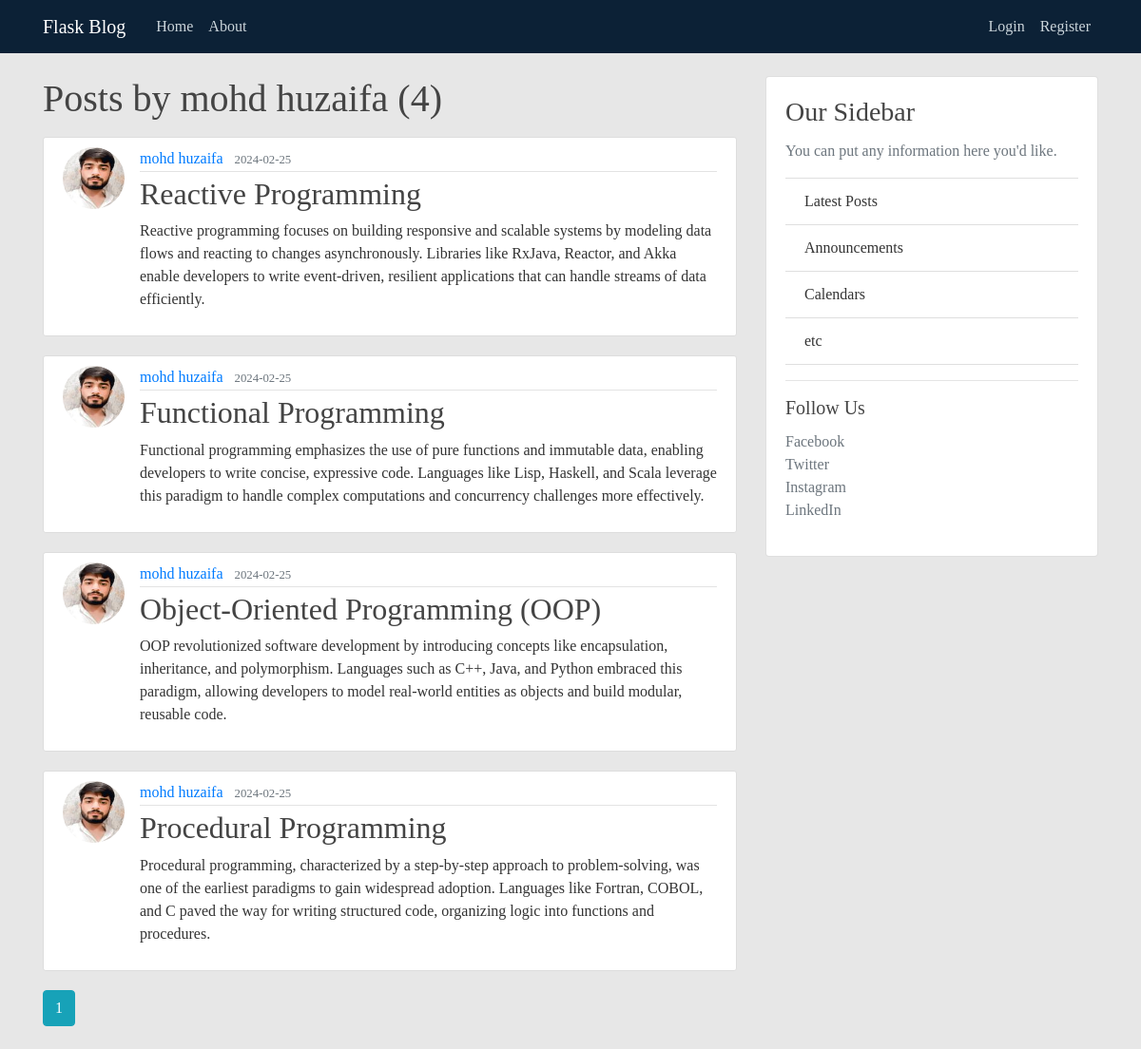
Screenshot of /user/mohd huzaifa with the database file from the repository.
### flaskblog/models.py (models this page shows, shortened)
class User(db.Model, UserMixin):
    id = db.Column(db.Integer, primary_key=True)
    username = db.Column(db.String(20), unique=True, nullable=False)
    email = db.Column(db.String(120), unique=True, nullable=False)
    image_file = db.Column(db.String(20), nullable=False, default='default.jpg')
    password = db.Column(db.String(60), nullable=False)
    posts = db.relationship('Post', backref='author', lazy=True)

class Post(db.Model):
    id = db.Column(db.Integer, primary_key=True)
    title = db.Column(db.String(100), nullable=False)
    date_posted = db.Column(db.DateTime, nullable=False, default=datetime.utcnow)
    content = db.Column(db.Text, nullable=False)
    user_id = db.Column(db.Integer, db.ForeignKey('user.id'), nullable=False)

### flaskblog/users/routes.py (the view)
@users.route("/user/<string:username>")
def user_posts(username):
    page = request.args.get('page', 1, type=int)
    user = User.query.filter_by(username=username).first_or_404()
    posts = Post.query.filter_by(author=user)\
        .order_by(Post.date_posted.desc())\
        .paginate(page=page, per_page=5)
    return render_template('user_posts.html', posts=posts, user=user)

### flaskblog/templates/user_posts.html
{% extends "layout.html" %}
{% block content %}
    <h1 class="mb-3">Posts by {{ user.username }} ({{ posts.total }})</h1>
    {% for post in posts.items %}
        <article class="media content-section">
          <img class="rounded-circle article-img" src="{{ url_for('static', filename='profile_pics/' + post.author.image_file) }}">
          <div class="media-body">
            <div class="article-metadata">
              <a class="mr-2" href="{{ url_for('users.user_posts', username=post.author.username) }}">{{ post.author.username }}</a>
              <small class="text-muted">{{ post.date_posted.strftime('%Y-%m-%d') }}</small>
            </div>
            <h2><a class="article-title" href="{{ url_for('posts.post', post_id=post.id) }}">{{ post.title }}</a></h2>
            <p class="article-content">{{ post.content }}</p>
          </div>
        </article>
    {% endfor %}
    {% for page_num in posts.iter_pages(left_edge=1, right_edge=1, left_current=1, right_current=2) %}
      {% if page_num %}
        {% if posts.page == page_num %}
          <a class="btn btn-info mb-4" href="{{ url_for('users.user_posts', username=user.username, page=page_num) }}">{{ page_num }}</a>
        {% else %}
          <a class="btn btn-outline-info mb-4" href="{{ url_for('users.user_posts', username=user.username, page=page_num) }}">{{ page_num }}</a>
        {% endif %}
      {% else %}
        ...
      {% endif %}
    {% endfor %}
{% endblock content %}

### flaskblog/static/main.css (style rules this page uses)
body { background: #e7e7e7; color: #333333; margin-top: 5rem; font-family: 'Times New Roman', Times, serif; }
h1, h2, h3, h4, h5, h6 { color: #444444; }
.content-section { background: #ffffff; padding: 10px 20px; border: 1px solid #dddddd; border-radius: 3px; margin-bottom: 20px; }
.article-title { color: #444444; }
.article-content { white-space: pre-line; }
.article-img { height: 65px; width: 65px; margin-right: 16px; }
.article-metadata { padding-bottom: 1px; margin-bottom: 4px; border-bottom: 1px solid #e3e3e3 }

### rows the page displays
User: username "mohd huzaifa"
Post: image_file (picture), author.username "mohd huzaifa", date_posted "2024-02-25", title "Reactive Programming", content "Reactive programming focuses on building responsive and scalable systems by modeling data flows and reacting to changes asynchronously. Libraries like RxJava, Reactor, and Akka enable developers to write event-driven, resilient applications that can handle streams of data efficiently."
Post: image_file (picture), author.username "mohd huzaifa", date_posted "2024-02-25", title "Functional Programming", content "Functional programming emphasizes the use of pure functions and immutable data, enabling developers to write concise, expressive code. Languages like Lisp, Haskell, and Scala leverage this paradigm to handle complex computations and concurrency challenges more effectively."
Post: image_file (picture), author.username "mohd huzaifa", date_posted "2024-02-25", title "Object-Oriented Programming (OOP)", content "OOP revolutionized software development by introducing concepts like encapsulation, inheritance, and polymorphism. Languages such as C++, Java, and Python embraced this paradigm, allowing developers to model real-world entities as objects and build modular, reusable code."
Post: image_file (picture), author.username "mohd huzaifa", date_posted "2024-02-25", title "Procedural Programming", content "Procedural programming, characterized by a step-by-step approach to problem-solving, was one of the earliest paradigms to gain widespread adoption. Languages like Fortran, COBOL, and C paved the way for writing structured code, organizing logic into functions and procedures."

### other values shown
{{ posts.total }} "4"
{{ page_num }} "1"
